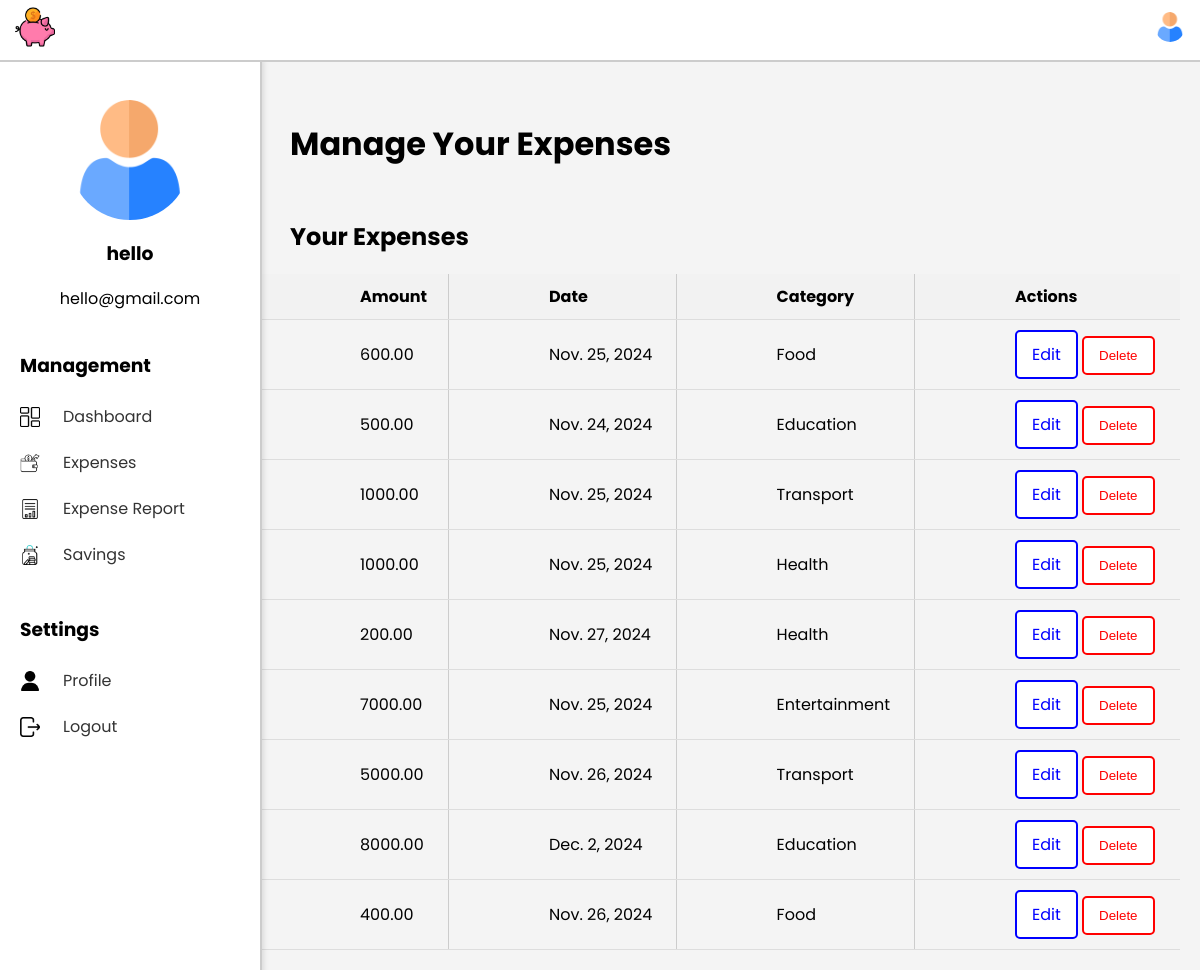
Before: /ExpenseSystem/manage_expense/ (signed in) with the older database file.
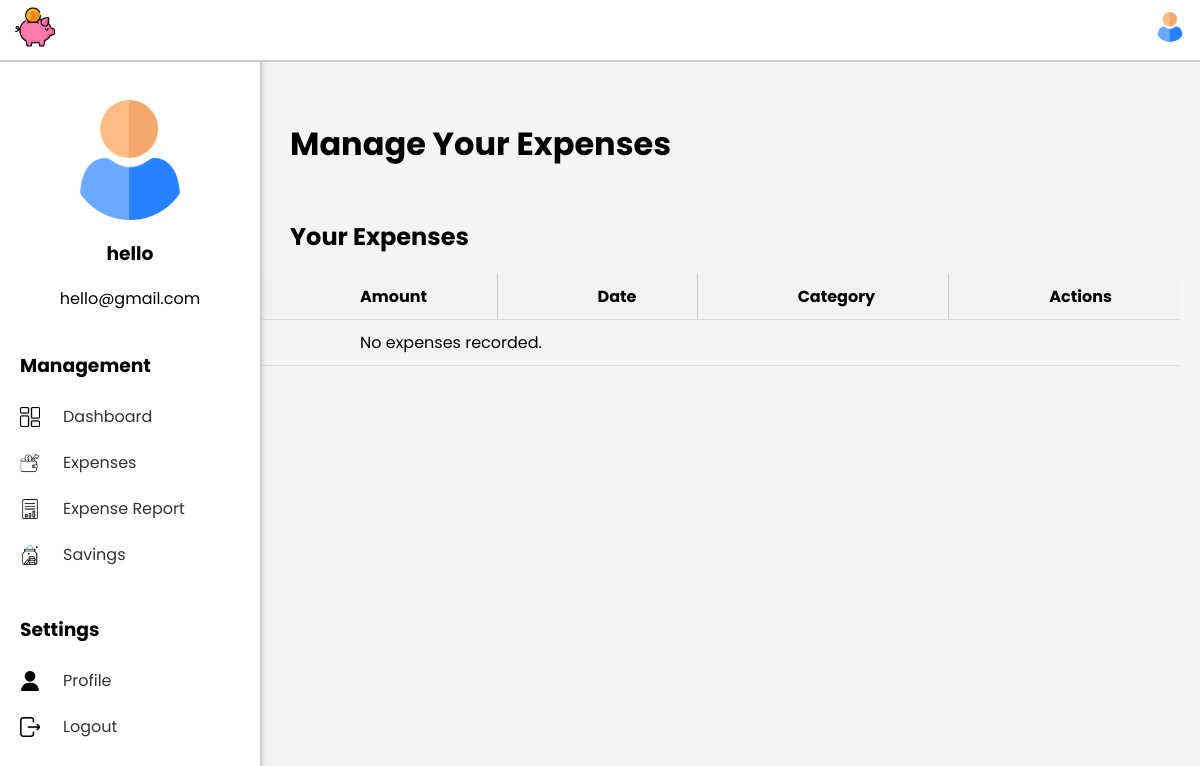
After: the same page with the newer database file.
### ExpenseSystem/models.py (models this page shows, shortened)
class Expense(models.Model):
    amount = models.DecimalField(max_digits=10, decimal_places=2)
    date = models.DateField()
    category = models.ForeignKey(Category, on_delete=models.CASCADE)
    user = models.ForeignKey(User, on_delete=models.CASCADE)
    description = models.TextField(null=True, blank=True)  # Add the description field

class Category(models.Model):
    name = models.CharField(max_length=255)

### ExpenseSystem/views.py (the view)
# urls.py: path('manage_expense/', views.manage_expense, name='manage_expense'),
@login_required
def manage_expense(request):
    expenses = Expense.objects.all()
    return render(request, 'manage_expense.html', {'expenses': expenses})

### ExpenseSystem/templates/manage_expense.html (shortened to what this page needs)
<!DOCTYPE html>
<html lang="en">
<head>
    {% load static %}
    <link rel="stylesheet" href="{% static 'manageexpense.css' %}">
</head>
<body>
    {% include 'navbar.html' %}
    {% include 'sidebar.html' %}
    <div class="main-dashboard">
        <div class="header">
            <h1>Manage Your Expenses</h1>
        </div>
        <div class="expense-list background-box">
            <h2>Your Expenses</h2>
            <table>
                <thead>
                    <tr>
                        <th>Amount</th>
                        <th>Date</th>
                        <th>Category</th>
                        <th>Actions</th>
                    </tr>
                </thead>
                <tbody>
                    {% for expense in expenses %}
                    <tr>
                        <td>{{ expense.amount }}</td>
                        <td>{{ expense.date }}</td>
                        <td>{{ expense.category.name }}</td>
                        <td>
                            <a href="{% url 'edit_expense' expense.id %}" class="btn btn-edit">Edit</a>
                            <form method="POST" action="{% url 'delete_expense' expense.id %}" style="display:inline;">
                                <button type="submit" class="btn btn-delete">Delete</button>
                            </form>
                        </td>
                    </tr>
                    {% empty %}
                    <tr>
                        <td colspan="4">No expenses recorded.</td>
                    </tr>
                    {% endfor %}
                </tbody>
            </table>
        </div>
    </div>
</body>
</html>

### ExpenseSystem/templates/navbar.html (shortened to what this page needs)
{% load static %}
<nav class="navbar">
    <link rel="stylesheet" href="{% static 'navbar.css' %}">
    <div class="navbar-logo">
        <img src="{% static 'piggy-bank.png' %}" alt="Logo" class="logo">
    </div>
    <div class="profile-dropdown">
        <img src="{% static 'default_profile.png' %}" alt="User Profile" class="profile-icon" id="profileIcon">
    </div>
</nav>

### ExpenseSystem/templates/sidebar.html
{% load static %}
<div class="sidebar">
    <div class="profile-section">
        <link rel="stylesheet" href="{% static 'sidebar.css' %}">
        <img src="{% static 'default_profile.png' %}" alt="Profile Picture" />
        <h3>{{ user.username }}</h3>
        <p>{{ user.email }}</p>
    </div>
    <div class="management-section">
        <h3>Management</h3>
        <ul>
            <li class="{% if request.resolver_match.url_name == 'dashboard' %}active{% endif %}">
                <img src="{% static 'dashboard.png' %}" alt="Dashboard Icon" class="sidebar-icon">
                <a href="{% url 'dashboard' %}">Dashboard</a>
            </li>
            <li class="{% if request.resolver_match.url_name == 'add_expense' %}active{% endif %}">
                <img src="{% static 'expenses.png' %}" alt="Add Expenses Icon" class="sidebar-icon">
                <a href="{% url 'add_expense' %}">Expenses</a>
            </li>
            <li class="{% if request.resolver_match.url_name == 'expense_report' %}active{% endif %}">
                <img src="{% static 'add_report.png' %}" alt="Expense Report Icon" class="sidebar-icon">
                <a href="{% url 'expense_report' %}">Expense Report</a>
            </li>
            <li class="{% if request.resolver_match.url_name == 'savings' %}active{% endif %}">
                <img src="{% static 'add_savings.png' %}" alt="Savings Icon" class="sidebar-icon">
                <a href="{% url 'savings_dashboard' %}">Savings</a>
            </li>
        </ul>
    </div>
    <div class="settings-section">
        <h3>Settings</h3>
        <ul>
            <li class="{% if request.resolver_match.url_name == 'user_profile' %}active{% endif %}">
                <img src="{% static 'user.png' %}" alt="User Icon" class="sidebar-icon">
                <a href="{% url 'user_profile' %}">Profile</a>
            </li>
            <li><img src="{% static 'exit.png' %}" alt="Logout Icon" class="sidebar-icon">
                <a href="{% url 'logout' %}" class="btn btn-secondary">Logout</a></li>
        </ul>
    </div>
</div>

### ExpenseSystem/static/manageexpense.css (style rules this page uses)
body { font-family: Poppins, sans-serif; background-color: #f4f4f4; margin: 0; padding: 0; }
.main-dashboard { margin-left: 240px; padding: 20px; }
.header { display: flex; justify-content: space-between; align-items: center; margin-bottom: 30px; }
.header h1 { font-size: 2em; margin-left: 30px; margin-top: 100px; }
.expense-list h2 { margin-left: 30px; }
table { width: 100%; border-collapse: collapse; }
th, td { padding: 10px; padding-left: 100px; text-align: left; border-bottom: 1px solid #ddd; }
th { background-color: #f2f2f2; border-right: 1px solid #ccc; }
td { border-right: 1px solid #ccc; }
th:last-child, td:last-child { border-right: none; }

### ExpenseSystem/static/navbar.css (style rules this page uses)
.navbar { display: flex; justify-content: space-between; align-items: center; background-color: #ffff; padding: 5px 15px; color: white; position: fixed; top: 0; left: 0; right: 0; z-index: 1000; height: 50px; border-bottom: 2px solid #ccc; }
.navbar-logo img { height: 40px; }
.profile-dropdown { position: relative; margin-left: auto; }
.profile-icon { width: 30px; height: 30px; border-radius: 50%; cursor: pointer; }

### ExpenseSystem/static/sidebar.css (style rules this page uses)
.sidebar { width: 220px; background-color: #ffffff; position: fixed; height: 100%; box-shadow: 2px 0 5px rgba(0,0,0,0.1); padding: 20px; overflow: hidden; margin-top: 60px; border-right: 2px solid #ccc; }
.profile-section { text-align: center; margin-top: 20px; }
.profile-section img { border-radius: 50%; width: 120px; height: 120px; display: block; margin: 0 auto; }
.management-section, .settings-section { margin-top: 40px; }
.management-section h3, .settings-section h3 { margin-bottom: 10px; }
.management-section ul, .settings-section ul { list-style-type: none; padding: 0; }
.management-section li, .settings-section li { display: flex; align-items: center; margin: 5px 0; }
.sidebar-icon { width: 20px; height: 20px; margin-right: 15px; margin-top: 5px; margin-bottom: 5px; vertical-align: middle; }
.management-section li a, .settings-section li a { text-decoration: none; color: #333; padding: 8px; display: block; }

Changed rows visible on the page:
removed Expense: amount "600.00", date "Nov. 25, 2024", category.name "Food"
removed Expense: amount "500.00", date "Nov. 24, 2024", category.name "Education"
removed Expense: amount "1000.00", date "Nov. 25, 2024", category.name "Transport"
removed Expense: amount "1000.00", date "Nov. 25, 2024", category.name "Health"
removed Expense: amount "200.00", date "Nov. 27, 2024", category.name "Health"
removed Expense: amount "7000.00", date "Nov. 25, 2024", category.name "Entertainment"
removed Expense: amount "5000.00", date "Nov. 26, 2024", category.name "Transport"
removed Expense: amount "8000.00", date "Dec. 2, 2024", category.name "Education"
removed Expense: amount "400.00", date "Nov. 26, 2024", category.name "Food"
Other visible differences:
text now shown: "No expenses recorded."
